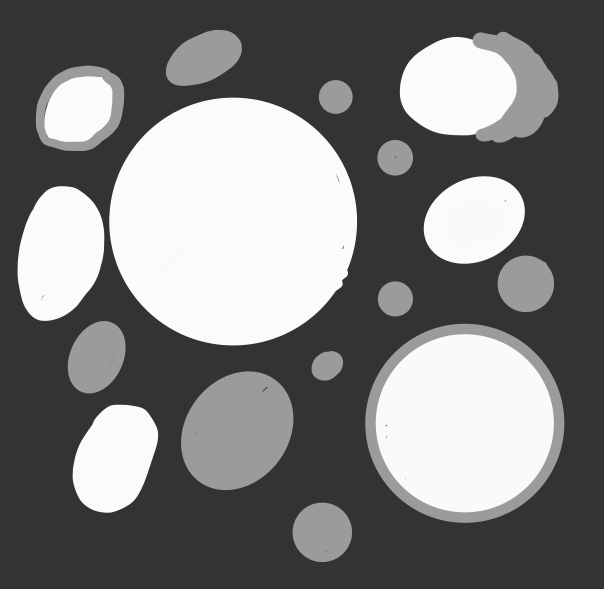
#> input picture Practice data/Testers/ice_test.jpg, 1208 x 1177 px, found by its file name (shown at 1/2 size)
$ python seeds_GVFSnake_testing.py   (older library calls are emulated)
#> lines starting #> are read from the running program, lines starting #| are printed output that depends on the picture; after the words box and inside, x2 and y2 are one past the last pixel; in counts of white or black regions, pixels touching at a corner belong together
import cv2
import numpy as np

# Load the grayscale image
image = cv2.imread('//Users/oscarliss/Desktop/LSSOSC001_MEC4128S/Practice data/Testers/ice_test.jpg', cv2.IMREAD_GRAYSCALE)
#> image is the input picture: shape (1177, 1208); min 44, max 255, mean 123.1

# Perform K-means clustering to segment the image into 3 clusters
criteria = (cv2.TERM_CRITERIA_EPS + cv2.TERM_CRITERIA_MAX_ITER, 100, 0.2)
k = 3
pixel_values = np.float32(image.reshape(-1, 1))
_, labels, centers = cv2.kmeans(pixel_values, k, None, criteria, 10, cv2.KMEANS_RANDOM_CENTERS)
#> centers = [51.69, 250.1, 154.9]

# Convert labels to image shape
clustered_image = labels.reshape(image.shape).astype(np.uint8)
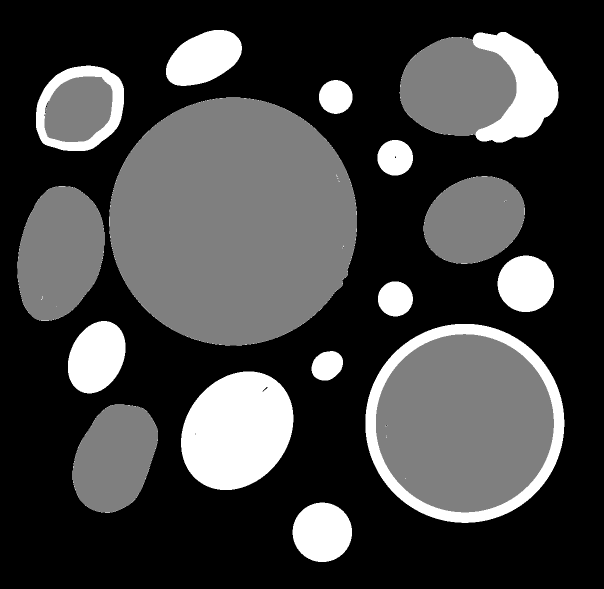
#> clustered_image: shape (1177, 1208) (shown at 1/2 size); min 0, max 2, mean 0.524; drawn with min black and max white

# Create a binary ice image where dark ice and light ice are 1, and open water is 0
binary_ice_image = np.zeros_like(clustered_image)
binary_ice_image[(clustered_image == 1) | (clustered_image == 2)] = 1
binary_ice_image2 = np.zeros_like(clustered_image)
binary_ice_image2[(clustered_image == 1) | (clustered_image == 2)] = 255

cv2.imshow('bin ice image', binary_ice_image2)
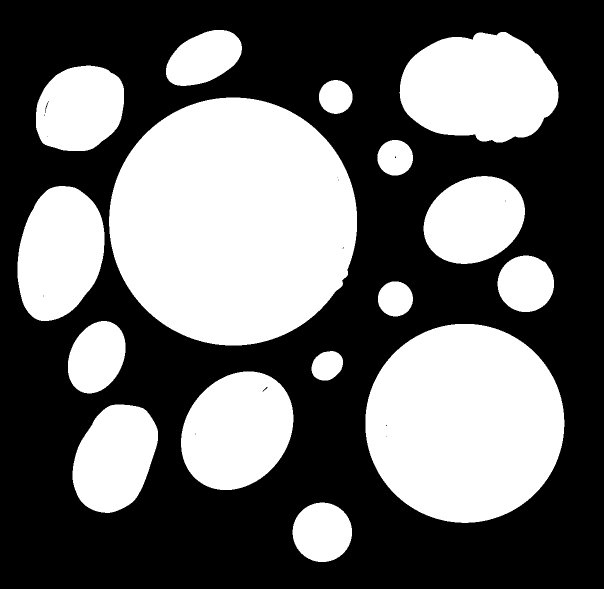
#> window 'bin ice image': shape (1177, 1208) (shown at 1/2 size); 41.4% white; 16 white regions, largest, box (x1, y1, x2, y2) and area: (218, 195, 714, 691) 193412, (731, 648, 1129, 1046) 124474, (799, 64, 1117, 285) 53832

# Invert the binary ice image to measure distance from ice to open water
inverted_binary_ice_image = 1 - binary_ice_image

# Perform distance transform with "City Block" (L1) distance metric on the inverted binary ice image
distance_transform = cv2.distanceTransform(binary_ice_image, cv2.DIST_L1, 3, dstType=cv2.CV_32F)

cv2.imshow('distance', distance_transform)
# Define a threshold for merging seeds (Tseed)
Tseed = 6  # Adjust this threshold as needed


# Find regional maxima and merge them
def merge_maxima(distance_transform, Tseed):
#> called with Tseed = 6
    maxima = np.zeros_like(distance_transform)
    h, w = distance_transform.shape

    for i in range(h):
        for j in range(w):
            if distance_transform[i, j] >= Tseed:
                maxima[i, j] = 1

    return maxima


merged_maxima = merge_maxima(distance_transform, Tseed)


# Find seeds (centers of regional maxima and merged regions)
def find_seeds(merged_maxima):
    _, labels, stats, centroids = cv2.connectedComponentsWithStats(merged_maxima.astype(np.uint8))
    seeds = []

    for i in range(1, len(stats)):  # Skip background label 0
        x, y = int(centroids[i][0]), int(centroids[i][1])
        value = distance_transform[y, x]
        seeds.append((x, y, value))

    return seeds


seeds = find_seeds(merged_maxima)

# Generate circular contours around each seed
contours = []
for seed in seeds:
    x, y, value = seed
    radius = value / np.sqrt(2)
    contour = []
    for angle in range(0, 360, 5):  # Adjust the step size as needed
        x_contour = int(x + radius * np.cos(np.radians(angle)))
        y_contour = int(y + radius * np.sin(np.radians(angle)))
        contour.append([x_contour, y_contour])
    contours.append(np.array(contour, dtype=np.int32))

# Convert contours to the format suitable for GVF snake (list of lists of points)
snake_contours = [contour.tolist() for contour in contours]

# Display the result with seeds and circular contours
result_image = cv2.cvtColor(image, cv2.COLOR_GRAY2BGR)
for seed in seeds:
    x, y, _ = seed
    cv2.circle(result_image, (x, y), 5, (0, 0, 255), -1)
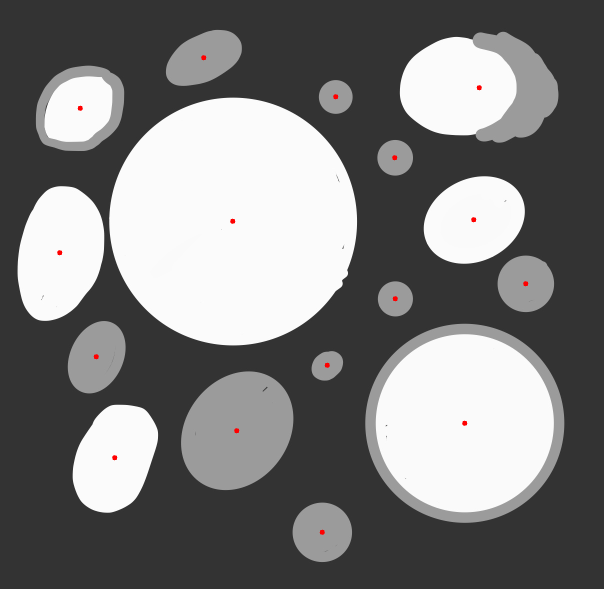
#> result_image: shape (1177, 1208, 3) (shown at 1/2 size); 0.09% of pixels changed, all inside (x1, y1, x2, y2) = (114, 110, 1057, 1070)
for contour in contours:
    cv2.polylines(result_image, [contour], isClosed=True, color=(0, 255, 0), thickness=1)
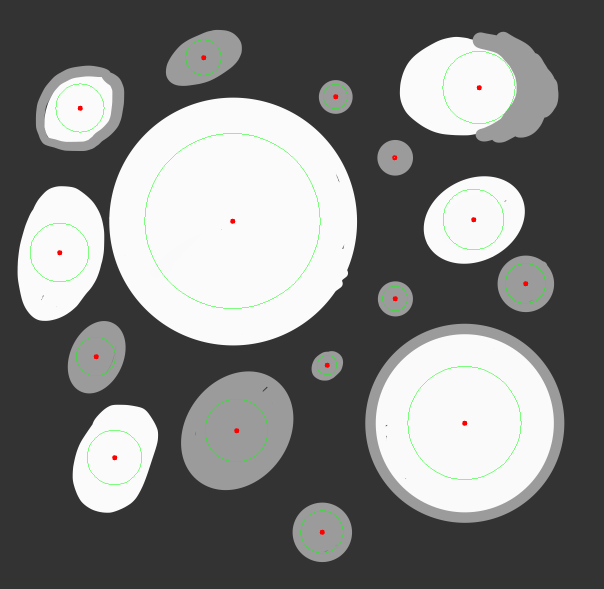
#> result_image: shape (1177, 1208, 3) (shown at 1/2 size); 0.35% of pixels changed, all inside (x1, y1, x2, y2) = (60, 79, 1092, 1107)

# Display the result
cv2.imshow('Result with Seeds and Contours', result_image)
cv2.waitKey(0)
cv2.destroyAllWindows()

# Compute the GVF (Gradient Vector Field)
gradient_x = cv2.Sobel(image, cv2.CV_64F, 1, 0, ksize=3)
gradient_y = cv2.Sobel(image, cv2.CV_64F, 0, 1, ksize=3)
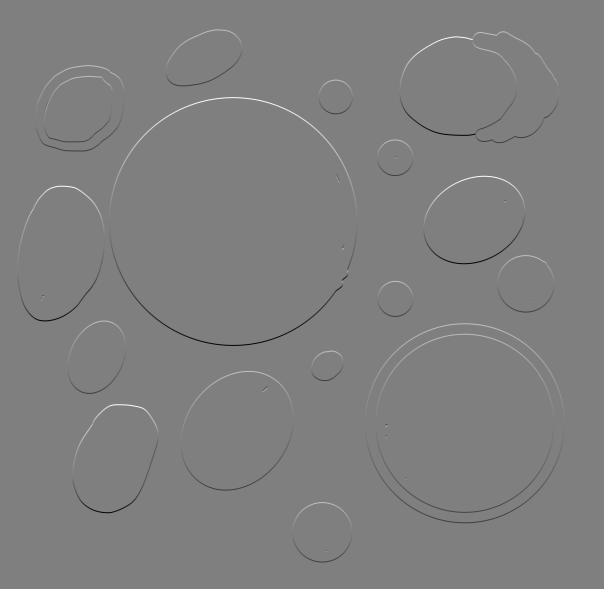
#> gradient_y: shape (1177, 1208) float64 (shown at 1/2 size); min -811, max 812, mean 0; drawn with min black and max white
gvf_x = gradient_x / (np.sqrt(gradient_x**2 + gradient_y**2) + 1e-6)
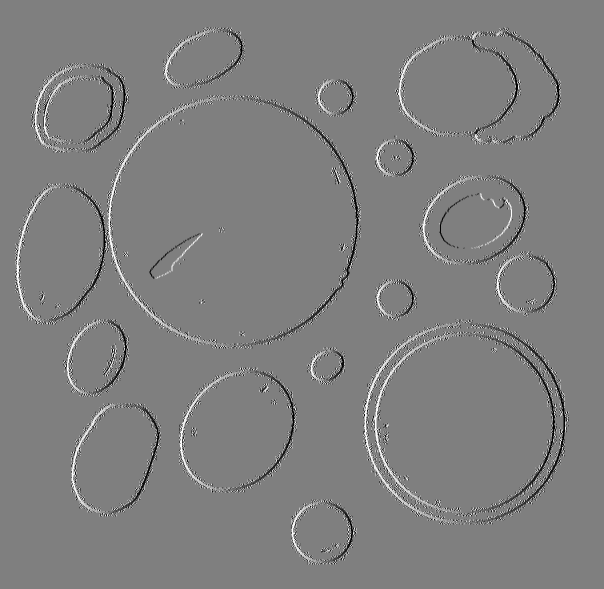
#> gvf_x: shape (1177, 1208) float64 (shown at 1/2 size); min -1, max 1, mean -0.000614; drawn with min black and max white
gvf_y = gradient_y / (np.sqrt(gradient_x**2 + gradient_y**2) + 1e-6)
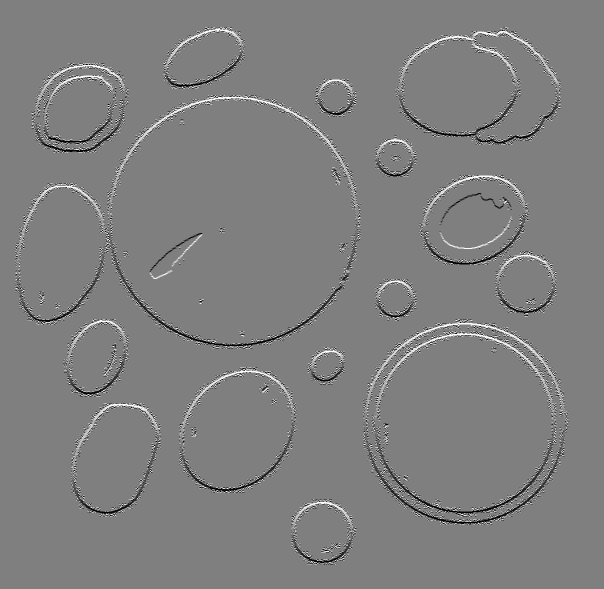
#> gvf_y: shape (1177, 1208) float64 (shown at 1/2 size); min -1, max 1, mean -0.000158; drawn with min black and max white

# Snake parameters (adjust as needed)
alpha = 0.1  # Weight of external energy (GVF)
beta = 0.2  # Weight of internal energy (curvature)
gamma = 0.2  # Step size for snake evolution
iterations = 100  # Number of iterations

# Perform GVF snake
for snake_points in snake_contours:
    snake = np.array(snake_points, dtype=int)

    for _ in range(iterations):
        # Compute external energy (GVF field)
        external_energy_x = cv2.remap(gvf_x, snake[:, 0].astype(np.float32), snake[:, 1].astype(np.float32),
                                      interpolation=cv2.INTER_LINEAR)
        external_energy_y = cv2.remap(gvf_y, snake[:, 0].astype(np.float32), snake[:, 1].astype(np.float32),
                                      interpolation=cv2.INTER_LINEAR)

        external_energy = np.column_stack((external_energy_x, external_energy_y))

        # Simplify the snake contour to remove self-intersections
        epsilon = 0.02 * cv2.arcLength(snake, closed=True)
        snake = cv2.approxPolyDP(snake, epsilon, closed=True)

        # Compute convex hull
        hull = cv2.convexHull(snake, returnPoints=False)

        # Compute convexity defects
        if len(hull) > 2:
            defects = cv2.convexityDefects(snake, hull)
            if defects is not None:
                internal_energy = defects.squeeze()[:, 3]
            else:
                internal_energy = np.zeros(len(snake))
        else:
            internal_energy = np.zeros(len(snake))

        # Ensure internal_energy has the same number of rows as snake points
        internal_energy = np.resize(internal_energy, snake.shape[0])

        # Update snake points using the dot product
#> (the run stopped early here; a loop or call above may not have finished)

$ run again, with Practice data/Testers/IMG_1485.jpg copied over Practice data/Testers/ice_test.jpg
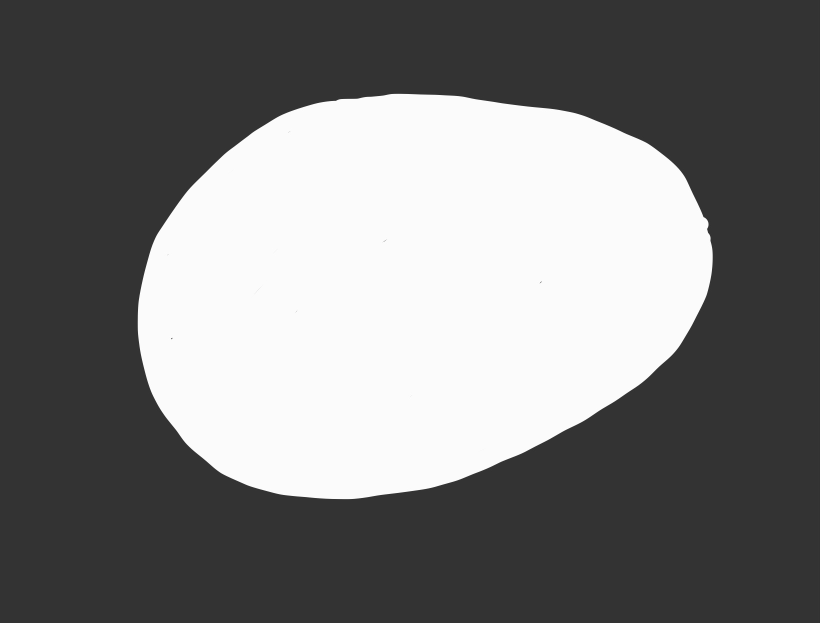
#> input picture Practice data/Testers/IMG_1485.jpg, 1639 x 1245 px, found by its file name (shown at 1/2 size)
#> image is the input picture: shape (1245, 1639); min 44, max 255, mean 121.7
#> centers = [51.69, 251.4, 148.2]
#> `cv2.imshow('bin ice image', binary_ice_image2)`:
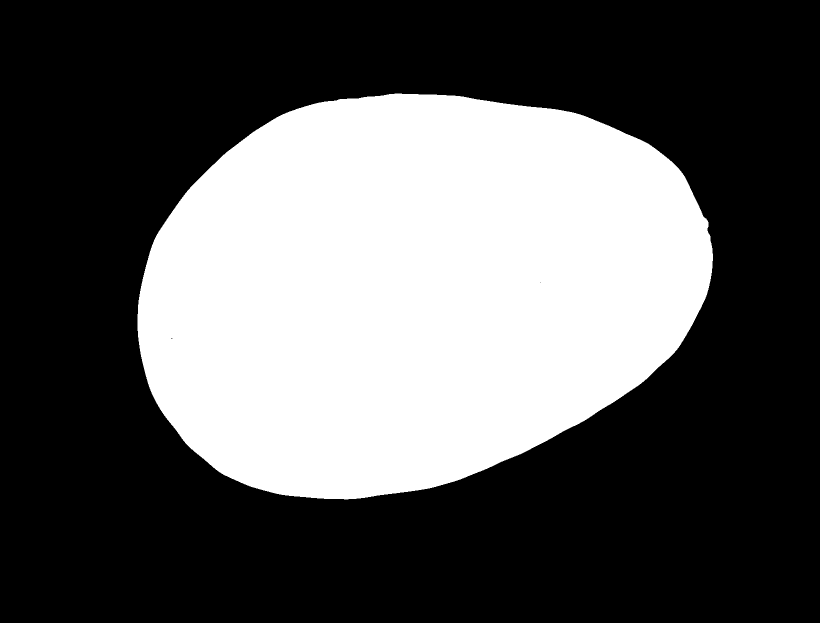
#> window 'bin ice image': shape (1245, 1639) (shown at 1/2 size); 35.4% white; 1 white region, box (x1, y1, x2, y2) and area: (275, 187, 1426, 999) 722569
#> `gradient_x = cv2.Sobel(image, cv2.CV_64F, 1, 0, ksize=3)`:
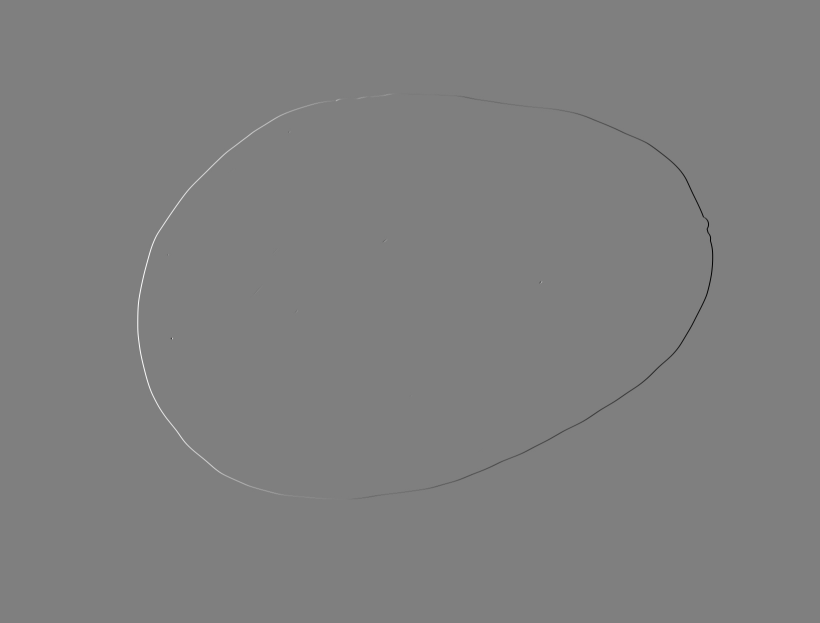
#> gradient_x: shape (1245, 1639) float64 (shown at 1/2 size); min -806, max 811, mean 0; drawn with min black and max white
